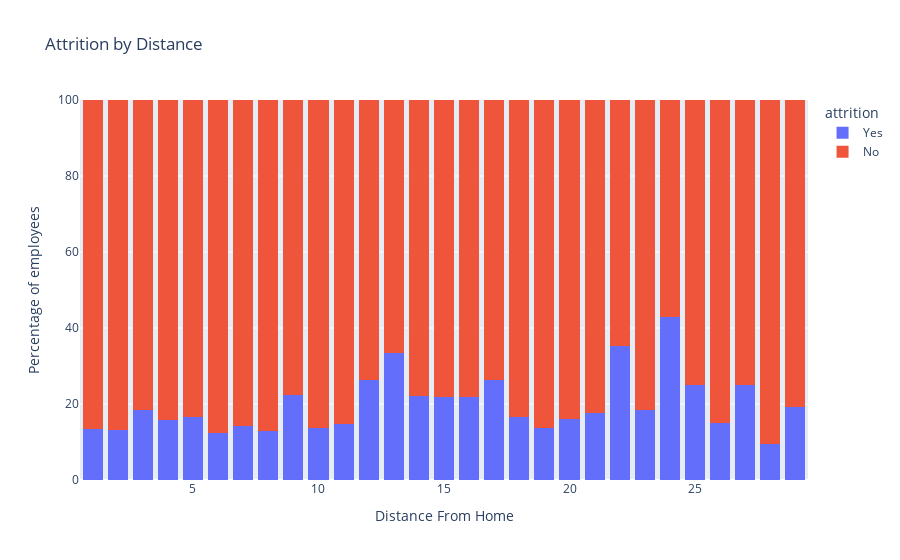

Notebook code for this chart:
### Markdown cell above
It can be seen that the attrition rate is higher for employees who are paid lower, from \$2000 to \$4000.

### Code cell
fig = px.histogram(new_df, x='distance_from_home', color='attrition', title='Attrition by Distance',
                   barmode="stack",barnorm="percent")

fig.update_layout(xaxis_title='Distance From Home',
                  yaxis_title='Percentage of employees',
                  bargap=0.2)
fig.show()

### Figure 1 — Plotly figure (JSON) as saved in the notebook; plotly's stock layout.template omitted (floating-point values rounded to 4 significant figures; data arrays with more than 128 entries replaced by an {"elided": "..."} marker saying what was removed)
{"data": [{"alignmentgroup": "True", "bingroup": "x", "hovertemplate": "attrition=Yes<br>distance_from_home=%{x}<br>count (normalized as percent)=%{y}<extra></extra>", "legendgroup": "Yes", "marker": {"color": "#636efa", "pattern": {"shape": ""}}, "name": "Yes", "offsetgroup": "Yes", "orientation": "v", "showlegend": true, "type": "histogram", "x": {"elided": "232 int values"}, "xaxis": "x", "yaxis": "y"}, {"alignmentgroup": "True", "bingroup": "x", "hovertemplate": "attrition=No<br>distance_from_home=%{x}<br>count (normalized as percent)=%{y}<extra></extra>", "legendgroup": "No", "marker": {"color": "#EF553B", "pattern": {"shape": ""}}, "name": "No", "offsetgroup": "No", "orientation": "v", "showlegend": true, "type": "histogram", "x": {"elided": "1124 int values"}, "xaxis": "x", "yaxis": "y"}], "layout": {"bargap": 0.2, "barmode": "stack", "barnorm": "percent", "legend": {"title": {"text": "attrition"}, "tracegroupgap": 0}, "title": {"text": "Attrition by Distance"}, "xaxis": {"anchor": "y", "domain": [0, 1], "title": {"text": "Distance From Home"}}, "yaxis": {"anchor": "x", "domain": [0, 1], "title": {"text": "Percentage of employees"}}}}
